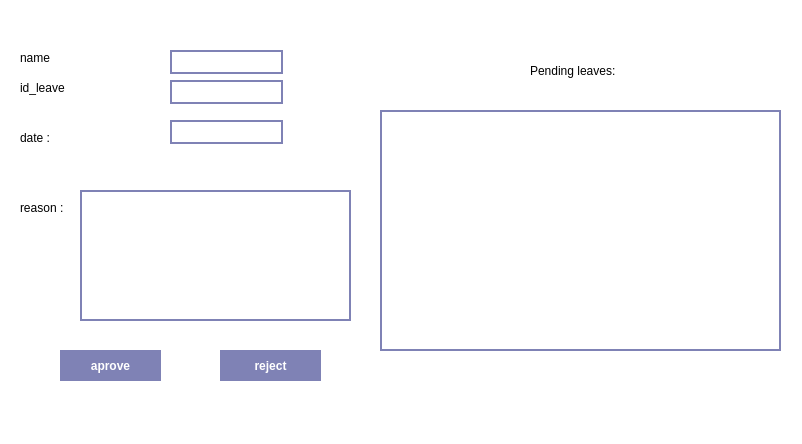
<?xml version="1.0" encoding="UTF-8"?>
<ui version="4.0">
 <class>UpdateAttendance</class>
 <widget class="QDialog" name="UpdateAttendance">
  <property name="geometry">
   <rect>
    <x>0</x>
    <y>0</y>
    <width>802</width>
    <height>444</height>
   </rect>
  </property>
  <property name="windowTitle">
   <string>Dialog</string>
  </property>
  <property name="styleSheet">
   <string notr="true">background-color: rgb(255, 255, 255);</string>
  </property>
  <widget class="QLabel" name="label">
   <property name="geometry">
    <rect>
     <x>530</x>
     <y>60</y>
     <width>91</width>
     <height>21</height>
    </rect>
   </property>
   <property name="styleSheet">
    <string notr="true">color: black;</string>
   </property>
   <property name="text">
    <string>Pending leaves: </string>
   </property>
  </widget>
  <widget class="QPushButton" name="pushButton">
   <property name="geometry">
    <rect>
     <x>60</x>
     <y>350</y>
     <width>101</width>
     <height>31</height>
    </rect>
   </property>
   <property name="styleSheet">
    <string notr="true">background-color: rgb(127, 130, 181); 
border: none;
color: white;
font-weight: 500;</string>
   </property>
   <property name="text">
    <string>aprove</string>
   </property>
  </widget>
  <widget class="QTableView" name="tableView">
   <property name="geometry">
    <rect>
     <x>380</x>
     <y>110</y>
     <width>401</width>
     <height>241</height>
    </rect>
   </property>
   <property name="styleSheet">
    <string notr="true">border : 2px solid  rgb(127, 130, 181); </string>
   </property>
  </widget>
  <widget class="QLabel" name="label_2">
   <property name="geometry">
    <rect>
     <x>20</x>
     <y>80</y>
     <width>49</width>
     <height>16</height>
    </rect>
   </property>
   <property name="styleSheet">
    <string notr="true">color : balck;</string>
   </property>
   <property name="text">
    <string>id_leave</string>
   </property>
  </widget>
  <widget class="QLabel" name="label_3">
   <property name="geometry">
    <rect>
     <x>20</x>
     <y>130</y>
     <width>101</width>
     <height>16</height>
    </rect>
   </property>
   <property name="styleSheet">
    <string notr="true">color : balck;</string>
   </property>
   <property name="text">
    <string>date :</string>
   </property>
  </widget>
  <widget class="QLabel" name="label_4">
   <property name="geometry">
    <rect>
     <x>20</x>
     <y>200</y>
     <width>49</width>
     <height>16</height>
    </rect>
   </property>
   <property name="styleSheet">
    <string notr="true">color : balck;</string>
   </property>
   <property name="text">
    <string>reason :</string>
   </property>
  </widget>
  <widget class="QLineEdit" name="lineEdit">
   <property name="geometry">
    <rect>
     <x>170</x>
     <y>80</y>
     <width>113</width>
     <height>24</height>
    </rect>
   </property>
   <property name="styleSheet">
    <string notr="true">color : balck;
border : 2px solid  rgb(127, 130, 181); </string>
   </property>
  </widget>
  <widget class="QLineEdit" name="lineEdit_2">
   <property name="geometry">
    <rect>
     <x>170</x>
     <y>120</y>
     <width>113</width>
     <height>24</height>
    </rect>
   </property>
   <property name="styleSheet">
    <string notr="true">color : balck;
border : 2px solid  rgb(127, 130, 181); </string>
   </property>
  </widget>
  <widget class="QTextEdit" name="textEdit">
   <property name="geometry">
    <rect>
     <x>80</x>
     <y>190</y>
     <width>271</width>
     <height>131</height>
    </rect>
   </property>
   <property name="styleSheet">
    <string notr="true">color : balck;
border : 2px solid  rgb(127, 130, 181); </string>
   </property>
  </widget>
  <widget class="QLabel" name="label_5">
   <property name="geometry">
    <rect>
     <x>20</x>
     <y>50</y>
     <width>49</width>
     <height>16</height>
    </rect>
   </property>
   <property name="styleSheet">
    <string notr="true">color : balck;</string>
   </property>
   <property name="text">
    <string>name</string>
   </property>
  </widget>
  <widget class="QLineEdit" name="lineEdit_3">
   <property name="geometry">
    <rect>
     <x>170</x>
     <y>50</y>
     <width>113</width>
     <height>24</height>
    </rect>
   </property>
   <property name="styleSheet">
    <string notr="true">color : balck;
border : 2px solid  rgb(127, 130, 181); </string>
   </property>
  </widget>
  <widget class="QPushButton" name="pushButton_2">
   <property name="geometry">
    <rect>
     <x>220</x>
     <y>350</y>
     <width>101</width>
     <height>31</height>
    </rect>
   </property>
   <property name="styleSheet">
    <string notr="true">background-color: rgb(127, 130, 181); 
border: none;
color: white;
font-weight: 500;</string>
   </property>
   <property name="text">
    <string>reject</string>
   </property>
  </widget>
 </widget>
 <resources/>
 <connections/>
</ui>
